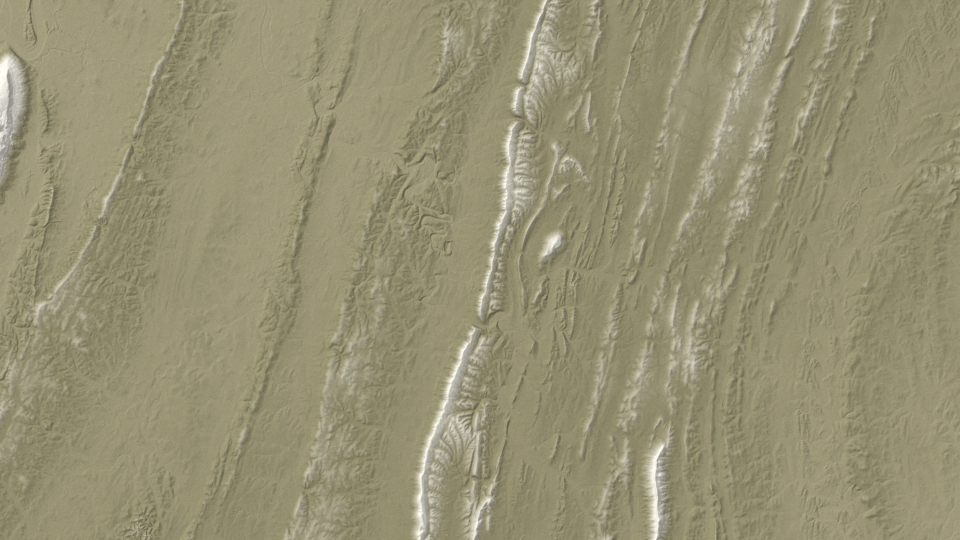
#> input picture cleburne/assets/ringgold.jpg, 2880 x 1620 px (shown at 1/3 size)
$ python make_thumb_yt.py ../../cleburne/assets/pickett.jpg ../../cleburne/assets/ringgold.jpg ../../cleburne/assets/ringgold.jpg
#> lines starting #> are read from the running program, lines starting #| are printed output that depends on the picture
"""Yorktown thumbnails (PACKAGING_GUIDE 0b + STYLE_LOCK 6): our own rendered map frame (dark, desaturated context) on the left 2/3,
Washington's REAL public-domain portrait (C. W. Peale) cut out in COLOUR on the right third with a face pop, red brush banner 1-3 words.
usage: python3 tools/make_thumb_yt.py KEY FRAME.png "TEXT"  -> youtube/thumb/yorktown-thumb-KEY.jpg ; then --sheet makes the review sheet"""
import os, sys
import numpy as np
from PIL import Image, ImageDraw, ImageFilter, ImageFont, ImageEnhance
W, H = 1280, 720
F = "tools/oswald-latin-700-normal.ttf"
os.makedirs("youtube/thumb", exist_ok=True)

def cutout():
    p = "youtube/thumb/washington_cut.png"
    if not os.path.exists(p):
        from rembg import remove, new_session
        cut = remove(Image.open("assets/media/src/washington.jpg").convert("RGB"), session=new_session("isnet-general-use"))
        cut.crop(cut.getbbox()).save(p)
    return Image.open(p).convert("RGBA")

def brush(d, x, y, w, h, rng):
    """rough torn red brush-stroke banner"""
    pts_top = [(x + i, y + rng.integers(-6, 7)) for i in range(0, w + 1, 18)]
    pts_bot = [(x + i, y + h + rng.integers(-7, 8)) for i in range(w, -1, -18)]
    d.polygon(pts_top + [(x + w + rng.integers(4, 22), y + h // 2)] + pts_bot + [(x - rng.integers(4, 18), y + h // 2)], fill=(176, 18, 24))

def make(key, frame, text):
#> called with key = '../../cleburne/assets/pickett.jpg', frame = '../../cleburne/assets/ringgold.jpg', text = '../../cleburne/assets/ringgold.jpg'
    rng = np.random.default_rng(len(text))
    bg = Image.open(frame).convert("RGB").resize((W, H), Image.LANCZOS)
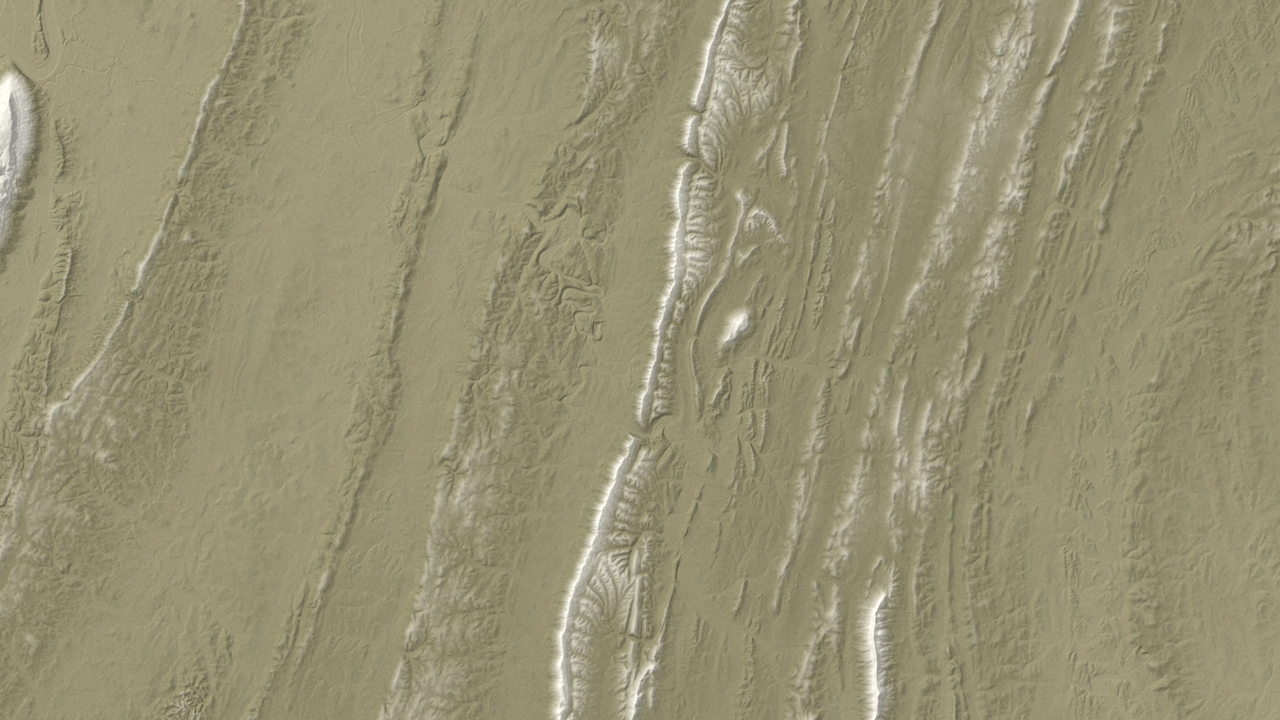
#> bg: PIL image 1280x720 RGB; mean R, G, B 150.7, 145.4, 115.6
    bg = ImageEnhance.Color(bg).enhance(0.72); bg = ImageEnhance.Brightness(bg).enhance(0.78); bg = ImageEnhance.Contrast(bg).enhance(1.12)
#> after `bg = ImageEnhance.Brightness(bg).enhance(0.78)`:
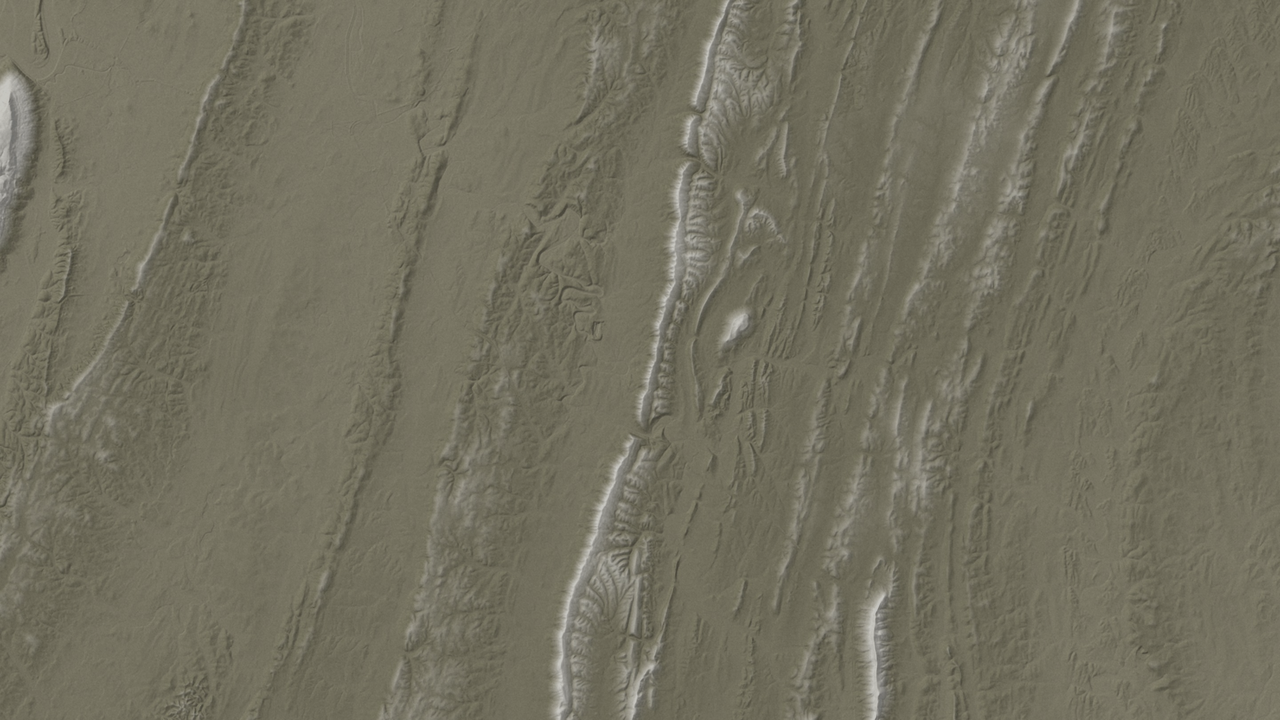
#> bg: PIL image 1280x720 RGB; mean R, G, B 115.2, 112.1, 95.4
    bg = bg.convert("RGBA")
#> bg: PIL image 1280x720 RGBA
    shade = Image.new("RGBA", (W, H), (0, 0, 0, 0)); sd = ImageDraw.Draw(shade)
#> after `shade = Image.new('RGBA', (W, H), (0, 0, 0, 0))`: shade: PIL image 1280x720 RGBA; every value is 0
    for i in range(460): sd.line([(W - 460 + i, 0), (W - 460 + i, H)], fill=(8, 8, 6, int(185 * i / 460)))
    bg = Image.alpha_composite(bg, shade)
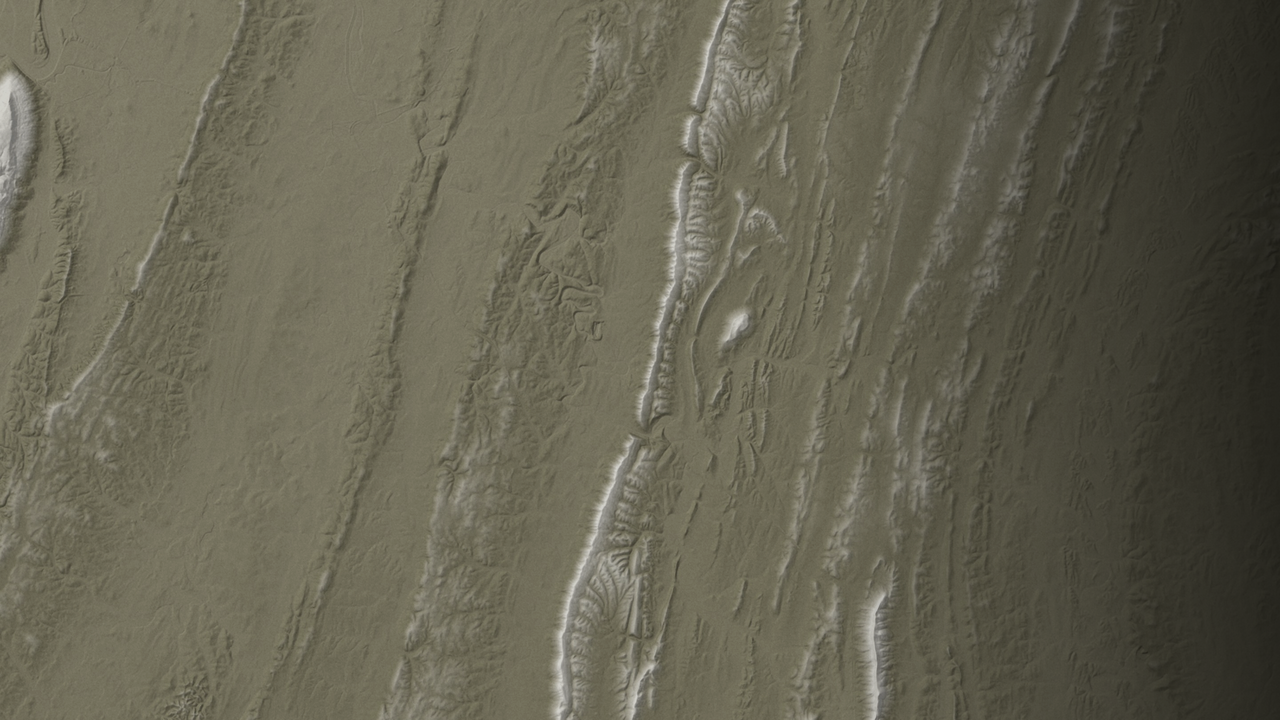
#> bg: PIL image 1280x720 RGBA; mean R, G, B, A 101.5, 98.5, 82, 255
    cut = cutout()
    h = int(H * 1.10); w = int(cut.width * h / cut.height); g = cut.resize((w, h), Image.LANCZOS)
    a = g.split()[3]
    rgb = ImageEnhance.Contrast(ImageEnhance.Color(g.convert("RGB")).enhance(1.25)).enhance(1.18)   # face pop
    g = rgb.convert("RGBA"); g.putalpha(a)
    rim = Image.new("RGBA", g.size, (255, 236, 200, 0)); rim.putalpha(a.filter(ImageFilter.GaussianBlur(6)).point(lambda v: int(v * 0.22)))
    x0 = W - int(w * 0.92); y0 = H - h + int(h * 0.06)
    bg.alpha_composite(rim, (x0 - 3, y0)); bg.alpha_composite(g, (x0, y0))
    d = ImageDraw.Draw(bg)
    f = ImageFont.truetype(F, 112 if len(text) <= 10 else 92)
    tw = d.textlength(text, font=f); bx, by, bh = 38, H - 196, 148
    brush(d, bx, by, int(tw + 70), bh, rng)
    d.text((bx + 36, by + bh // 2 + 4), text, font=f, fill=(250, 246, 236), anchor="lm", stroke_width=3, stroke_fill=(20, 10, 8))
    out = f"youtube/thumb/yorktown-thumb-{key}.jpg"; bg.convert("RGB").save(out, quality=94); print(out)

def sheet(keys):
    ims = [Image.open(f"youtube/thumb/yorktown-thumb-{k}.jpg") for k in keys]
    big = 640; sh = Image.new("RGB", (big * len(ims) + 20 * (len(ims) + 1), 360 + 40 + 94 + 60), (24, 22, 20)); d = ImageDraw.Draw(sh)
    f = ImageFont.truetype(F, 22)
    for i, (k, im) in enumerate(zip(keys, ims)):
        x = 20 + i * (big + 20)
        sh.paste(im.resize((big, 360), Image.LANCZOS), (x, 40)); d.text((x, 10), f"THUMB {k}", font=f, fill=(230, 220, 200))
        sh.paste(im.resize((168, 94), Image.LANCZOS), (x, 420)); d.text((x + 180, 450), "feed size 168x94", font=f, fill=(170, 160, 140))
    sh.save("youtube/thumb/thumb_sheet.jpg", quality=92); print("youtube/thumb/thumb_sheet.jpg")

if __name__ == "__main__":
    if sys.argv[1] == "--sheet": sheet(sys.argv[2:])
#> (the run stopped early here; a loop or call above may not have finished)

$ run again, on cleburne/assets/ringgold_hd_lift_plain.jpg
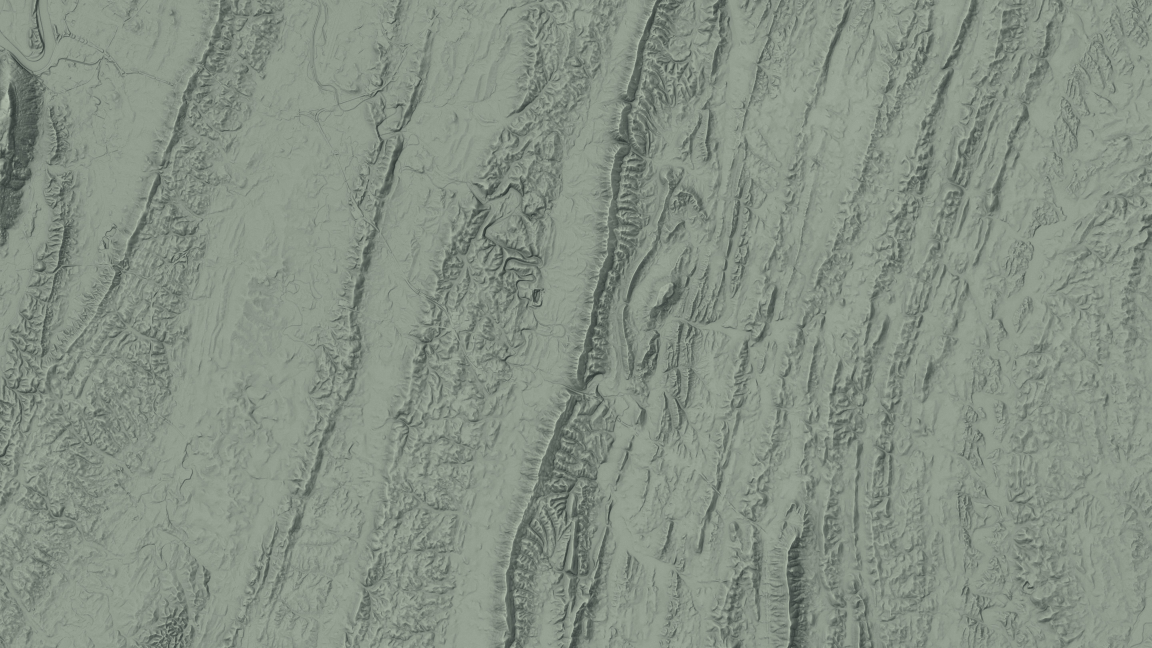
#> input picture cleburne/assets/ringgold_hd_lift_plain.jpg, 5760 x 3240 px (shown at 1/5 size)
#> in make, `bg = ImageEnhance.Brightness(bg).enhance(0.78)`:
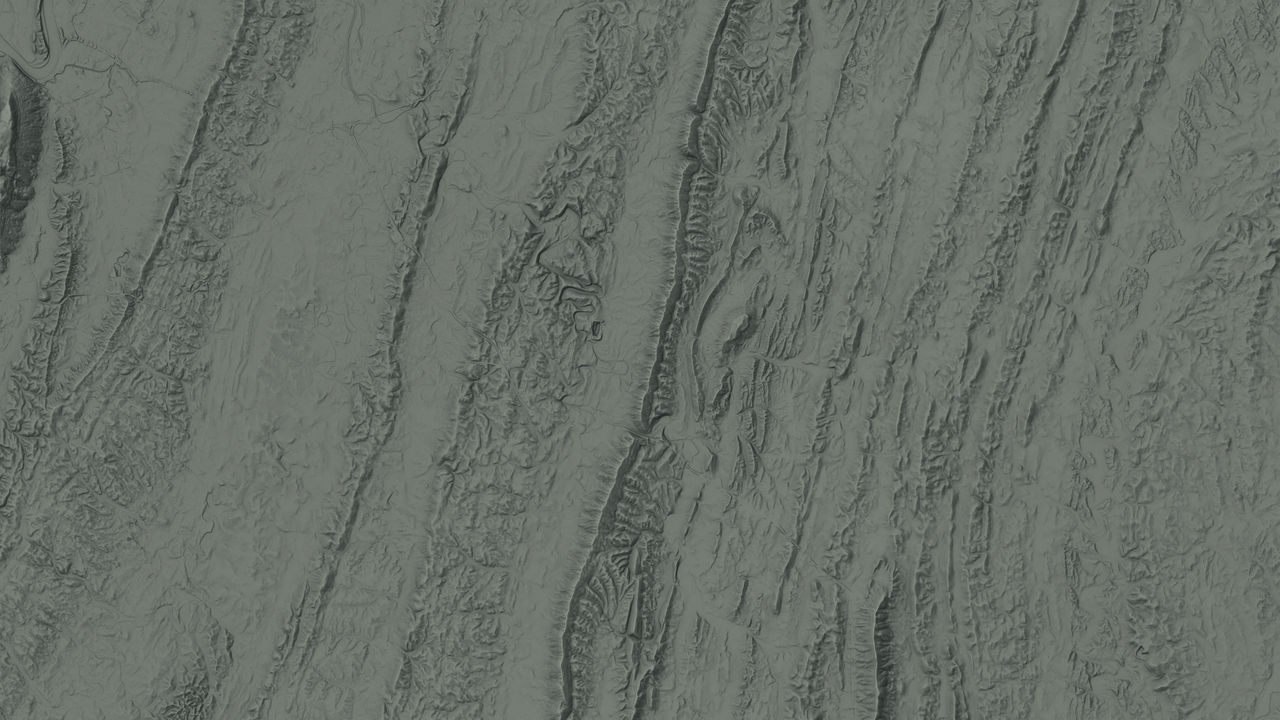
#> bg: PIL image 1280x720 RGB; mean R, G, B 104.9, 110.8, 104.1
#> shade: PIL image 1280x720 RGBA; every value is 0
#> in make, `bg = Image.alpha_composite(bg, shade)`:
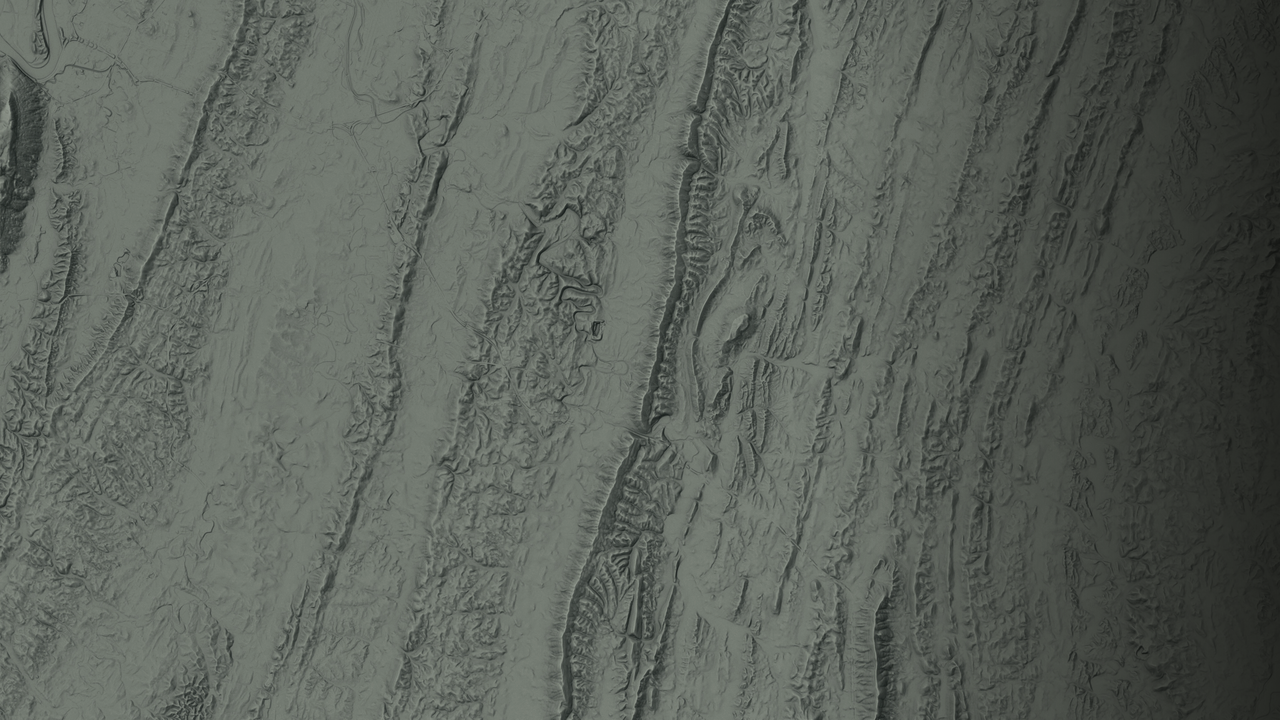
#> bg: PIL image 1280x720 RGBA; mean R, G, B, A 91.4, 97.1, 90.3, 255

$ run again, on cleburne/assets/tunnel_hd_lift_plain.jpg
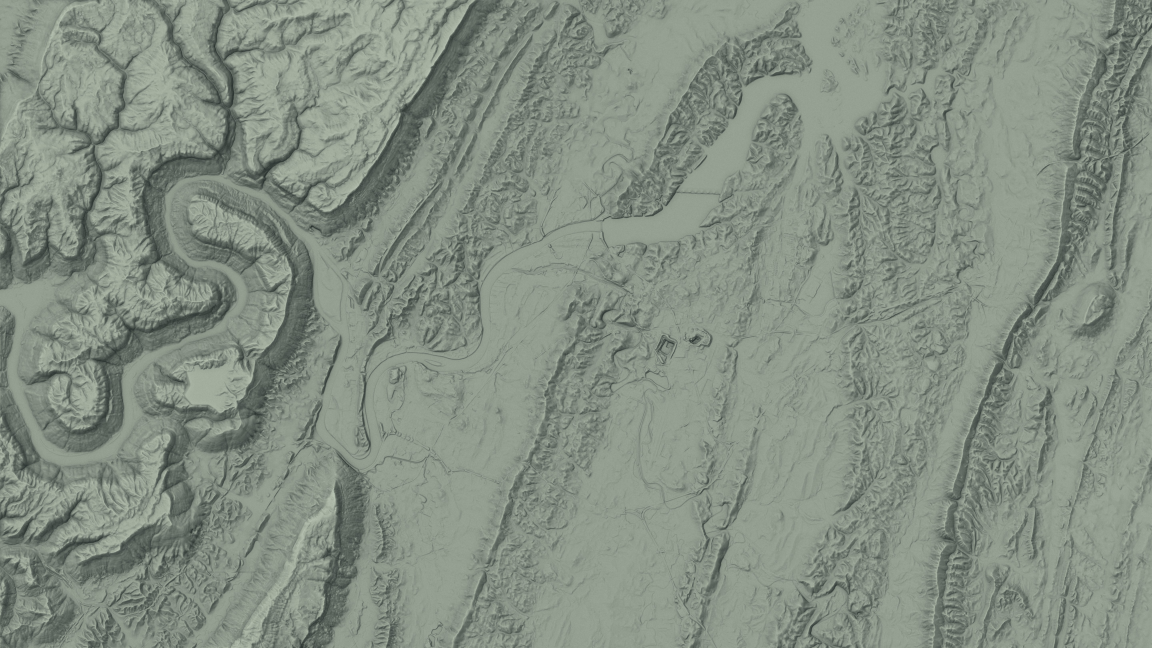
#> input picture cleburne/assets/tunnel_hd_lift_plain.jpg, 5760 x 3240 px (shown at 1/5 size)
#> in make, `bg = ImageEnhance.Brightness(bg).enhance(0.78)`:
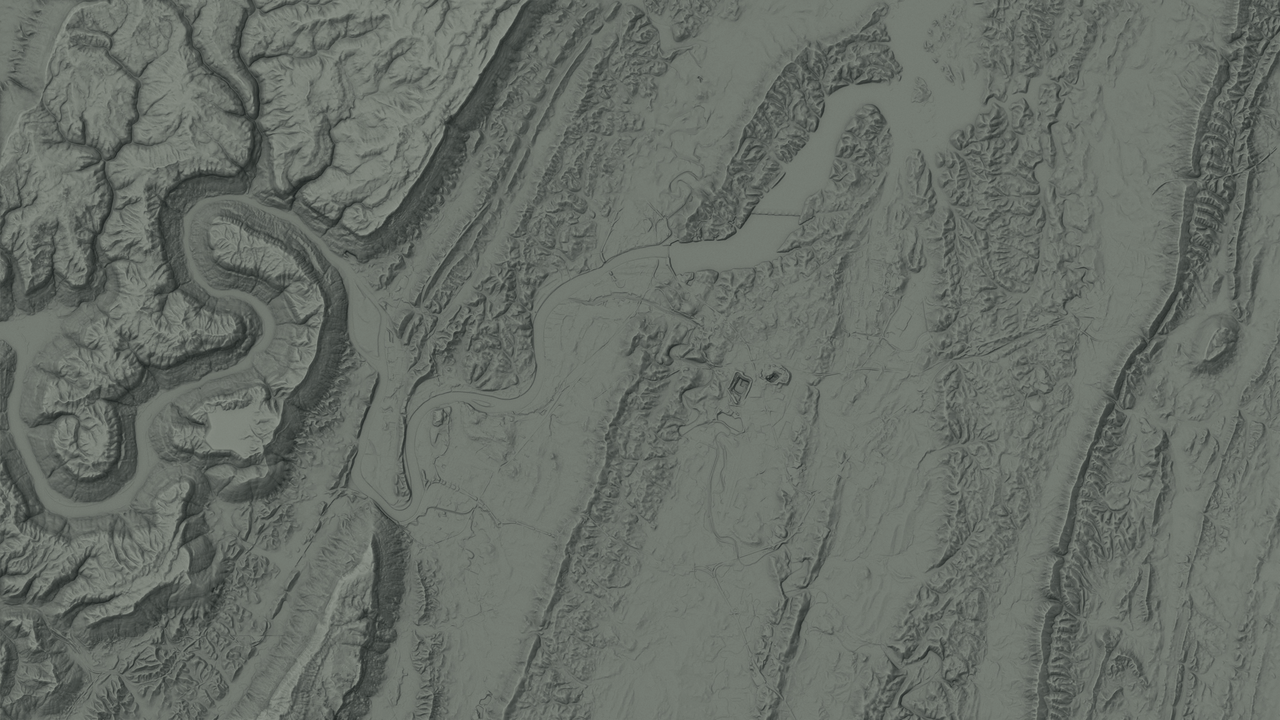
#> bg: PIL image 1280x720 RGB; mean R, G, B 103.6, 109.5, 102.9
#> shade: PIL image 1280x720 RGBA; every value is 0
#> in make, `bg = Image.alpha_composite(bg, shade)`:
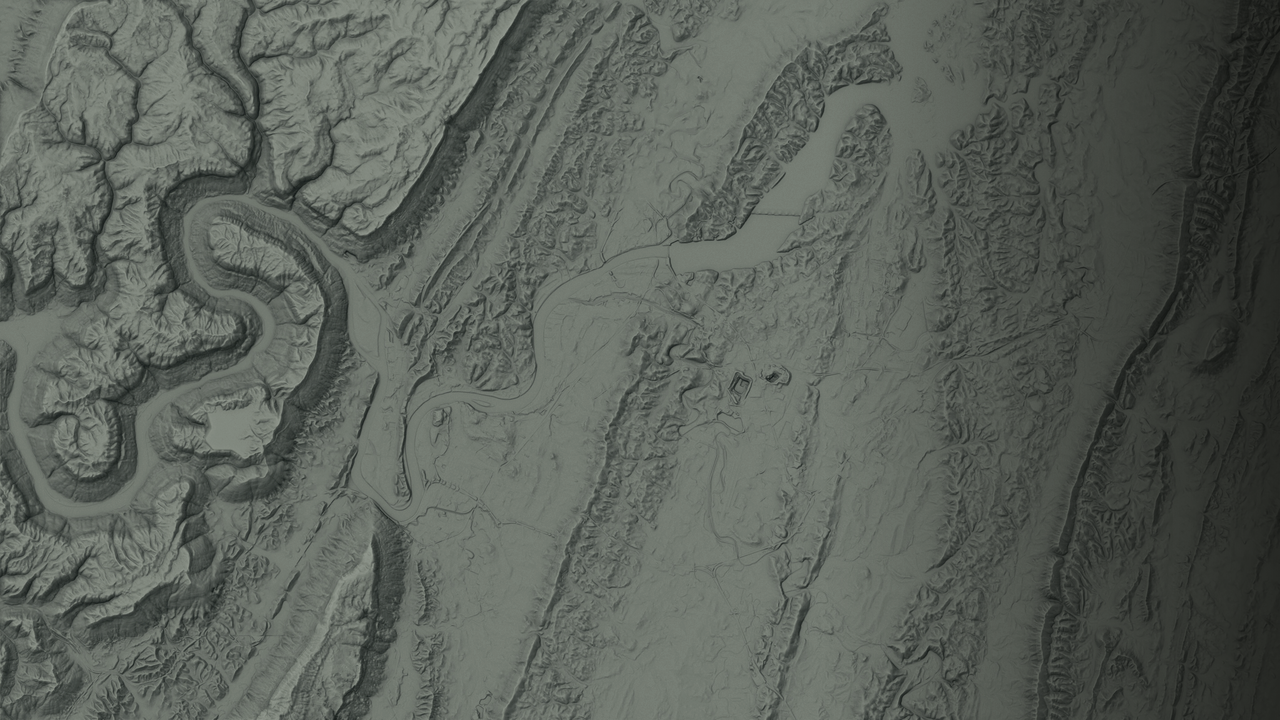
#> bg: PIL image 1280x720 RGBA; mean R, G, B, A 90.4, 96.1, 89.4, 255
